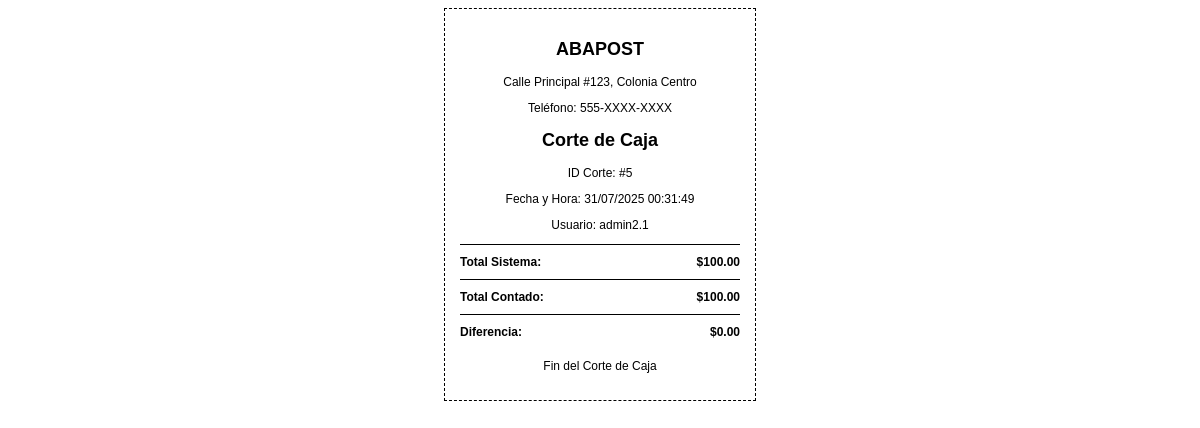
Screenshot of /imprimir_corte.php?corte_id=5 (signed in) with the database file from the repository.
### tables this page shows
CREATE TABLE `cortes_caja` (
  `id` int(11) NOT NULL,
  `id_usuario` int(11) NOT NULL,
  `fecha_corte` timestamp NOT NULL DEFAULT current_timestamp(),
  `total_sistema` decimal(10,2) NOT NULL,
  `total_efectivo_contado` decimal(10,2) NOT NULL,
  `diferencia` decimal(10,2) NOT NULL,
  `notas` text DEFAULT NULL,
  `detalle_metodos_pago` longtext DEFAULT NULL
);

CREATE TABLE `usuarios` (
  `id` int(11) NOT NULL,
  `nombre_usuario` varchar(50) NOT NULL,
  `contrasena` varchar(255) NOT NULL,
  `rol` enum('administrador','punto_venta') NOT NULL,
  `ultimo_login` timestamp NULL DEFAULT NULL,
  `intentos_fallidos` int(11) DEFAULT 0,
  `bloqueo_temporal` timestamp NULL DEFAULT NULL,
  `bloqueo_permanente` tinyint(1) DEFAULT 0,
  `fecha_creacion` timestamp NOT NULL DEFAULT current_timestamp()
);

### imprimir_corte.php (the view, shortened to what this page needs)
<?php
$conn = conectarDB();
if (isset($_GET['corte_id'])) {
    $corte_id = $_GET['corte_id'];
    $sql_corte = "SELECT cc.id, cc.fecha_corte, cc.total_sistema, cc.total_efectivo_contado, cc.diferencia, u.nombre_usuario, cc.notas
                  FROM cortes_caja cc
                  INNER JOIN usuarios u ON cc.id_usuario = u.id
                  WHERE cc.id = ?";
    $stmt_corte = $conn->prepare($sql_corte);
    $stmt_corte->bind_param("i", $corte_id);
    $stmt_corte->execute();
    $result_corte = $stmt_corte->get_result();
    if ($result_corte->num_rows === 1) {
        $corte = $result_corte->fetch_assoc();
        $nombre_papeleria = "ABAPOST";
        $direccion_papeleria = "Calle Principal #123, Colonia Centro";
        $telefono_papeleria = "555-XXXX-XXXX";
        ?>
        <!DOCTYPE html>
        <html lang="es">
        <head>
        </head>
        <body>
            <div class="ticket">
                <div class="info text-center">
                    <h2><?php echo htmlspecialchars($nombre_papeleria); ?></h2>
                    <p><?php echo htmlspecialchars($direccion_papeleria); ?></p>
                    <p>Teléfono: <?php echo htmlspecialchars($telefono_papeleria); ?></p>
                    <h2>Corte de Caja</h2>
                    <p>ID Corte: #<?php echo htmlspecialchars($corte['id']); ?></p>
                    <p>Fecha y Hora: <?php echo htmlspecialchars(date('d/m/Y H:i:s', strtotime($corte['fecha_corte']))); ?></p>
                    <p>Usuario: <?php echo htmlspecialchars($corte['nombre_usuario']); ?></p>
                </div>
                <div>
                    <div class="total">
                        <span>Total Sistema:</span>
                        <span class="text-right">$<?php echo htmlspecialchars(number_format($corte['total_sistema'], 2)); ?></span>
                    </div>
                    <div class="total">
                        <span>Total Contado:</span>
                        <span class="text-right">$<?php echo htmlspecialchars(number_format($corte['total_efectivo_contado'], 2)); ?></span>
                    </div>
                    <div class="total">
                        <span>Diferencia:</span>
                        <span class="text-right <?php echo ($corte['diferencia'] != 0) ? 'text-danger' : 'text-success'; ?>">
                            $<?php echo htmlspecialchars(number_format($corte['diferencia'], 2)); ?>
                        </span>
                    </div>
                </div>
                <div class="text-center" style="margin-top: 20px;">
                    <p>Fin del Corte de Caja</p>
                </div>
            </div>
        </body>
        </html>
        <?php
    } else {
        echo "No se encontró el corte de caja.";
    }
} else {
    echo "ID de corte no proporcionado.";
}
?>

### imprimir_corte.php (style rules this page uses)
body { font-family: 'Arial', sans-serif; font-size: 12px; }
.ticket { width: 280px; max-width: 280px; margin: 0 auto; padding: 15px; border: 1px dashed #000; }
.text-center { text-align: center; }
.info { margin-bottom: 10px; }
.total { font-weight: bold; margin-top: 10px; padding-top: 10px; border-top: 1px solid #000; display: flex; justify-content: space-between; }

### rows the page displays
cortes_caja: id "5", fecha_corte "31/07/2025 00:31:49", id_usuario.nombre_usuario "admin2.1", total_sistema "100.00", total_efectivo_contado "100.00", diferencia "0.00"

### other values shown
$nombre_papeleria "ABAPOST"
$direccion_papeleria "Calle Principal #123, Colonia Centro"
$telefono_papeleria "555-XXXX-XXXX"
